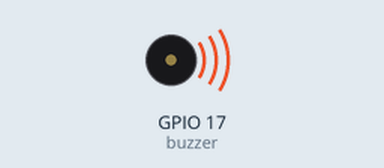
The program below on a simulated Raspberry Pi (BCM pin numbers). Shown: buzzer (waves = sounding). At 4.0 s the program stops and its outputs stay as they are.

Above: at 0.1 s.
Timing chart, 0 to 5.0 s (numbered marks = the images above):
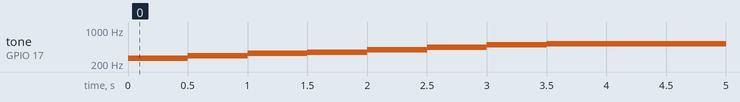

The program:

Practice_4_Piezo_sound_.py
```python
## 피에조 센서 ## - 소리 출력

import RPi.GPIO as GPIO
from time import sleep

GPIO.setwarnings(False)
GPIO.setmode(GPIO.BCM)

buzzer = 17

# 도레미파솔라시도 초음파 숫자
scales = [261, 294, 329, 349, 392, 440, 493, 523]

# 17번 핀 출력으로 사용
GPIO.setup(buzzer,GPIO.OUT)

# 디지털을 아날로그로 변환 (펄스길이 600으로 변환 -> 소리가 커진다.)
p = GPIO.PWM(buzzer, 600)       # PWM 파형으로 주파수를 출력한다.

# 피에조 센서에서 음계를 출력하기 위한 기본 코드
p.start(50)

try:
	for scale in scales:

        # 주파수 변환
		p.ChangeFrequency(scale)
		sleep(0.5)

# 키보드 인터럽트 발생
except KeyboardInterrupt:

	pass
	print('종료되었습니다.')
	GPIO.cleanup()      # 핀 초기화
	exit()              # 종료
```

Measured:
- by itself, tone on GPIO 17 (buzzer): plays 261 Hz for 0.50 s, 294 Hz for 0.50 s, 329 Hz for 0.50 s, 349 Hz for 0.50 s, 392 Hz for 0.50 s, 440 Hz for 0.50 s … (8 notes in this stretch)
